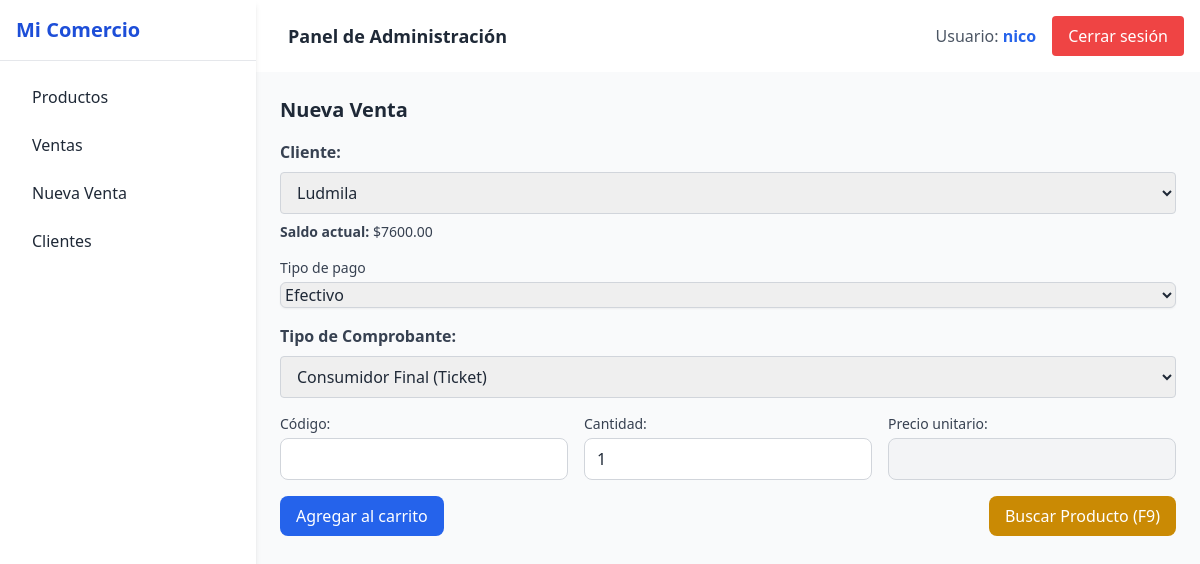
The page / (signed in) on the database as committed earlier.
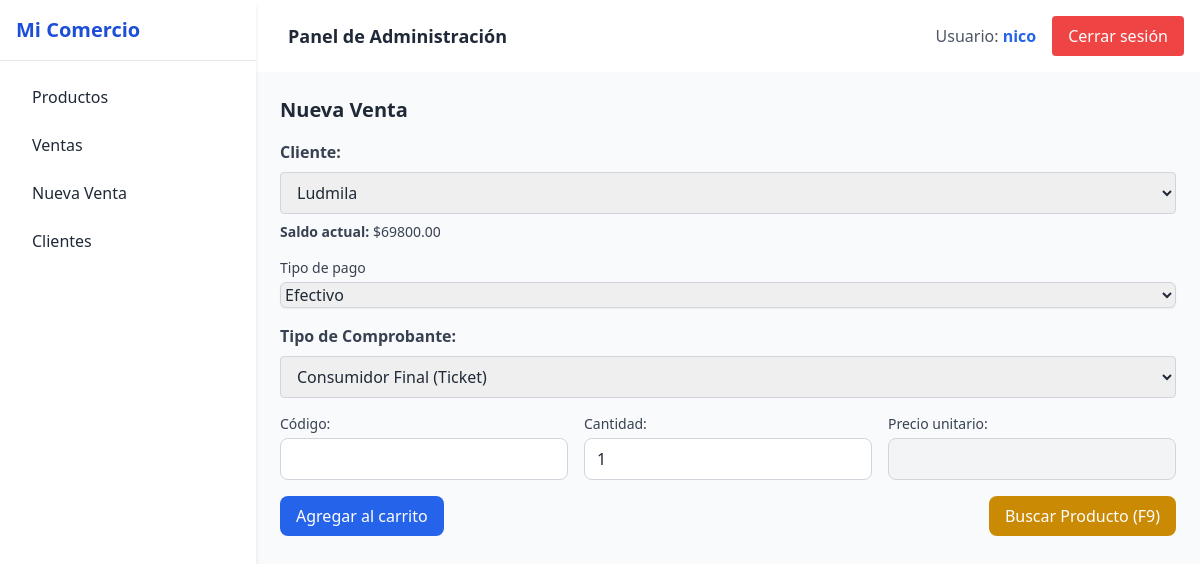
The same page on the database as committed later.
### ventas/models.py (models this page shows, shortened)
class Cliente(models.Model):
    nombre = models.CharField(max_length=100)
    cuit = models.CharField(max_length=20, blank=True, null=True)
    direccion = models.CharField(max_length=200, blank=True, null=True)
    saldo = models.DecimalField(default=0, max_digits=10, decimal_places=2)
    cuenta_corriente = models.BooleanField(default=True)
    condicion_iva = models.CharField(max_length=50, choices=[
        ('RI', 'Responsable Inscripto'),
        ('MT', 'Monotributista'),
        ('CF', 'Consumidor Final'),
        ('EX', 'Exento'),
    ], default='CF')
    empresa = models.ForeignKey(Empresa, on_delete=models.CASCADE)

### ventas/views.py (the view, shortened to what this page needs)
# urls.py: path('', views.nueva_venta, name='nueva_venta'),
@login_required
def nueva_venta(request):
    if 'carrito' not in request.session:
        request.session['carrito'] = []
    carrito = request.session['carrito']
    tipo_comprobante = request.session.get('tipo_comprobante', 'ticket')
    tipo_pago = request.session.get('tipo_pago', 'EF')
    cliente_id = request.session.get('cliente_id')
    if cliente_id and cliente_id != 'Ninguno':
        try:
            cliente_id_int = int(cliente_id)
        except (TypeError, ValueError):
            cliente_id_int = None
    else:
        cliente_id_int = None
    cliente = None
    saldo_cliente = None
    if cliente_id_int:
        try:
            cliente = Cliente.objects.get(id=cliente_id_int)
            saldo_cliente = cliente.saldo
        except Cliente.DoesNotExist:
            saldo_cliente = None
    return render(request, 'ventas/nueva_venta.html', {
        'venta_form': VentaForm(initial={'cliente': cliente_id_int}),
        'detalle_form': DetalleVentaForm(),
        'carrito': carrito,
        'total': sum(float(item['subtotal']) for item in carrito),
        'tipo_comprobante': tipo_comprobante,
        'cliente_id': cliente_id_int,
        'cuenta_corriente': request.session.get('cuenta_corriente', False),
        'saldo_cliente': saldo_cliente,
        'tipo_pago': tipo_pago,
    })

### ventas/forms.py
class VentaForm(forms.ModelForm):
    class Meta:
        model = Venta
        fields = ['cliente']

class DetalleVentaForm(forms.Form):
    producto = forms.ModelChoiceField(queryset=Producto.objects.all())
    cantidad = forms.IntegerField(min_value=1)

### ventas/templates/ventas/nueva_venta.html (shortened to what this page needs)
{% extends 'base.html' %}
{% load custom_filters %}
{% block content %}
<h2 class="text-xl font-bold mb-4">Nueva Venta</h2>
<form method="post" class="mb-6" id="form-agregar">
    <div class="mb-4">
        <label for="id_cliente" class="block text-gray-700 font-bold mb-2">Cliente:</label>
        <select name="cliente" id="id_cliente" class="w-full border border-gray-300 rounded px-3 py-2">
            {% for cliente in venta_form.fields.cliente.queryset %}
            <option value="{{ cliente.id }}" {% if cliente.id|stringformat:"s" == cliente_id|stringformat:"s" %}
            selected{% endif %}>
                {{ cliente.nombre }}
            </option>
            {% endfor %}
        </select>
        <div id="saldo-cliente" class="mt-2 text-sm text-gray-700">
            {% if saldo_cliente is not None %}
            <p><strong>Saldo actual:</strong> ${{ saldo_cliente|floatformat:2 }}</p>
            {% endif %}
        </div>
    </div>
    <div class="mb-4">
        <label for="tipo_pago" class="block text-sm font-medium text-gray-700">Tipo de pago</label>
        <select name="tipo_pago" id="tipo_pago" class="mt-1 block w-full border border-gray-300 rounded-md shadow-sm">
            <option value="EF" {% if tipo_pago == 'EF' %}selected{% endif %}>Efectivo</option>
        </select>
    </div>
    <div class="mb-4">
        <label for="tipo_comprobante" class="block text-gray-700 font-bold mb-2">Tipo de Comprobante:</label>
        <select name="tipo_comprobante" id="tipo_comprobante" class="w-full border border-gray-300 rounded px-3 py-2">
            <option value="ticket" {% if tipo_comprobante|stringformat:"s" == "ticket" %}selected{% endif %}>
                Consumidor Final (Ticket)
            </option>
        </select>
    </div>
    <div class="grid grid-cols-1 md:grid-cols-3 gap-4">
        <div>
            <label for="codigo" class="block text-sm font-medium text-gray-700">Código:</label>
            <input type="text" name="codigo" id="codigo" required autofocus
                class="mt-1 w-full border border-gray-300 rounded-lg px-3 py-2">
        </div>
        <div>
            <label for="cantidad" class="block text-sm font-medium text-gray-700">Cantidad:</label>
            <input type="number" name="cantidad" id="cantidad" value="1" min="0.001" step="0.001" required
                class="mt-1 w-full border border-gray-300 rounded-lg px-3 py-2">
        </div>
        <div>
            <label for="precio" class="block text-sm font-medium text-gray-700">Precio unitario:</label>
            <input type="text" id="precio" readonly
                class="mt-1 w-full bg-gray-100 border border-gray-300 rounded-lg px-3 py-2">
        </div>
    </div>
    <div class="mt-4 flex justify-between items-center gap-x-4">
        <button type="submit" name="agregar" class="bg-blue-600 text-white px-4 py-2 rounded-lg hover:bg-blue-700">
            Agregar al carrito
        </button>
       <button
            type="button"
            id="btn-f9"
            class="bg-yellow-600 text-white px-4 py-2 rounded-lg hover:bg-yellow-700"
            title="Abrir búsqueda (F9)"
                    >
            Buscar Producto (F9)
        </button>
    </div>
</form>
{% endblock %}

Rows that differ between the two databases and show on the page:
changed Cliente: saldo "7600.00" → "69800.00"
